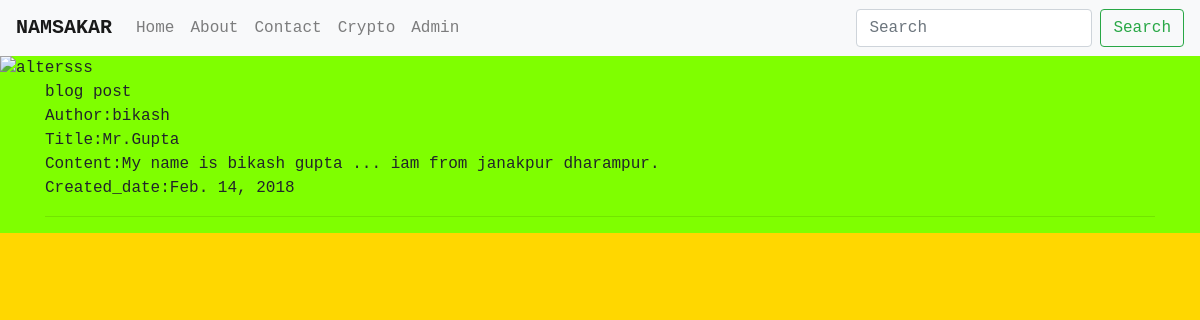
Screenshot of /post/3 with the database file from the repository.
### blog/models.py (models this page shows, shortened)
class Post(models.Model):
    author = models.ForeignKey("auth.User")
    title = models.CharField(max_length=100)
    content = models.TextField()
    created_date = models.DateField(auto_now_add=True)

### blog/views.py (the view)
# urls.py: url(r'post/(?P<pk>\d+)',get_one_post,name = "detail"),
def get_one_post(request,*args,**kwargs):
    arg=kwargs.get('pk')
    one_post = get_object_or_404(Post, pk = arg)
    ctx={
    "one_post" : one_post
    }
    return render(request,'post_detail.html',context=ctx)

### templates/post_detail.html (shortened to what this page needs)
{% extends 'base.html' %}
{% block bodyBlock %}
     <marquee>blog post </marquee>
    Author:{{ one_post.author }}<br>
    Title:{{ one_post.title }}<br>
    Content:{{ one_post.content }}<br>
    Created_date:{{ one_post.created_date }}<br>
    <hr>
{% endblock %}

### static/styles.css (style rules this page uses)
html, body { background:gold; }

### templates/snippets/css.html (style rules this page uses)
body { background: chartreuse; font-family: "Courier New"; }

### rows the page displays
Post: author "bikash", title "Mr.Gupta", content "My name is bikash gupta ... iam from janakpur dharampur.", created_date "Feb. 14, 2018"
